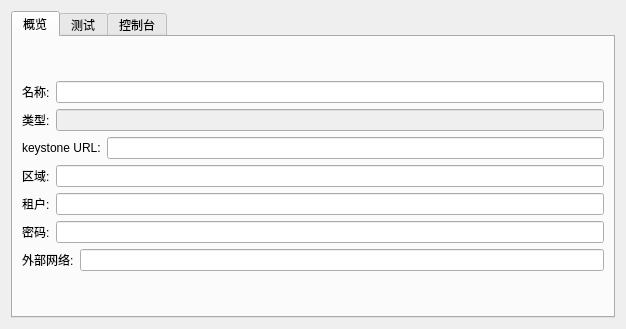
<?xml version="1.0" encoding="UTF-8"?>
<ui version="4.0">
 <class>nfcProjectForm</class>
 <widget class="QWidget" name="nfcProjectForm">
  <property name="geometry">
   <rect>
    <x>0</x>
    <y>0</y>
    <width>626</width>
    <height>329</height>
   </rect>
  </property>
  <property name="sizePolicy">
   <sizepolicy hsizetype="Expanding" vsizetype="Expanding">
    <horstretch>0</horstretch>
    <verstretch>0</verstretch>
   </sizepolicy>
  </property>
  <property name="windowTitle">
   <string>Form</string>
  </property>
  <layout class="QGridLayout" name="gridLayout_4">
   <item row="0" column="0">
    <widget class="QTabWidget" name="tabWidget">
     <property name="tabPosition">
      <enum>QTabWidget::North</enum>
     </property>
     <property name="currentIndex">
      <number>0</number>
     </property>
     <widget class="QWidget" name="tab">
      <attribute name="title">
       <string>概览</string>
      </attribute>
      <layout class="QGridLayout" name="gridLayout_2">
       <item row="0" column="0">
        <layout class="QVBoxLayout" name="verticalLayout">
         <item>
          <layout class="QHBoxLayout" name="horizontalLayout_2">
           <item>
            <widget class="QLabel" name="label">
             <property name="text">
              <string>名称:</string>
             </property>
            </widget>
           </item>
           <item>
            <widget class="QLineEdit" name="projectName"/>
           </item>
          </layout>
         </item>
         <item>
          <layout class="QHBoxLayout" name="horizontalLayout_3">
           <item>
            <widget class="QLabel" name="label_2">
             <property name="text">
              <string>类型:</string>
             </property>
            </widget>
           </item>
           <item>
            <widget class="QLineEdit" name="projectType">
             <property name="enabled">
              <bool>false</bool>
             </property>
            </widget>
           </item>
          </layout>
         </item>
         <item>
          <layout class="QHBoxLayout" name="horizontalLayout_4">
           <item>
            <widget class="QLabel" name="label_3">
             <property name="text">
              <string>keystone URL:</string>
             </property>
            </widget>
           </item>
           <item>
            <widget class="QLineEdit" name="keystoneURL"/>
           </item>
          </layout>
         </item>
         <item>
          <layout class="QHBoxLayout" name="horizontalLayout_7">
           <item>
            <widget class="QLabel" name="label_6">
             <property name="text">
              <string>区域:</string>
             </property>
            </widget>
           </item>
           <item>
            <widget class="QLineEdit" name="regionName"/>
           </item>
          </layout>
         </item>
         <item>
          <layout class="QHBoxLayout" name="horizontalLayout_5">
           <item>
            <widget class="QLabel" name="label_4">
             <property name="text">
              <string>租户:</string>
             </property>
            </widget>
           </item>
           <item>
            <widget class="QLineEdit" name="tenant"/>
           </item>
          </layout>
         </item>
         <item>
          <layout class="QHBoxLayout" name="horizontalLayout_6">
           <item>
            <widget class="QLabel" name="label_5">
             <property name="text">
              <string>密码:</string>
             </property>
            </widget>
           </item>
           <item>
            <widget class="QLineEdit" name="password"/>
           </item>
          </layout>
         </item>
         <item>
          <layout class="QHBoxLayout" name="horizontalLayout">
           <item>
            <widget class="QLabel" name="label_8">
             <property name="text">
              <string>外部网络:</string>
             </property>
            </widget>
           </item>
           <item>
            <widget class="QLineEdit" name="publicNetwork"/>
           </item>
          </layout>
         </item>
        </layout>
       </item>
      </layout>
     </widget>
     <widget class="QWidget" name="tab_3">
      <attribute name="title">
       <string>测试</string>
      </attribute>
      <layout class="QGridLayout" name="gridLayout">
       <item row="0" column="0">
        <layout class="QHBoxLayout" name="horizontalLayout_10">
         <item>
          <layout class="QVBoxLayout" name="verticalLayout_3">
           <item>
            <widget class="QGroupBox" name="groupBox">
             <property name="title">
              <string>测试类型:</string>
             </property>
             <layout class="QGridLayout" name="gridLayout_3">
              <item row="0" column="0">
               <layout class="QVBoxLayout" name="verticalLayout_2">
                <item>
                 <widget class="QCheckBox" name="checkBox">
                  <property name="text">
                   <string>CheckBox</string>
                  </property>
                 </widget>
                </item>
                <item>
                 <widget class="QCheckBox" name="checkBox_2">
                  <property name="text">
                   <string>CheckBox</string>
                  </property>
                 </widget>
                </item>
                <item>
                 <widget class="QCheckBox" name="checkBox_3">
                  <property name="text">
                   <string>CheckBox</string>
                  </property>
                 </widget>
                </item>
                <item>
                 <widget class="QCheckBox" name="checkBox_4">
                  <property name="text">
                   <string>CheckBox</string>
                  </property>
                 </widget>
                </item>
               </layout>
              </item>
             </layout>
            </widget>
           </item>
           <item>
            <layout class="QHBoxLayout" name="horizontalLayout_9">
             <item>
              <widget class="QLabel" name="label_9">
               <property name="text">
                <string>测试版本:</string>
               </property>
              </widget>
             </item>
             <item>
              <widget class="QLineEdit" name="version"/>
             </item>
            </layout>
           </item>
           <item>
            <layout class="QHBoxLayout" name="horizontalLayout_8">
             <item>
              <widget class="QLabel" name="label_7">
               <property name="text">
                <string>当前测试:</string>
               </property>
              </widget>
             </item>
             <item>
              <widget class="QLineEdit" name="currentTest"/>
             </item>
            </layout>
           </item>
           <item>
            <layout class="QHBoxLayout" name="horizontalLayout_11">
             <item>
              <widget class="QPushButton" name="pushButton">
               <property name="text">
                <string>开始测试</string>
               </property>
              </widget>
             </item>
             <item>
              <widget class="QPushButton" name="pushButton_2">
               <property name="text">
                <string>暂停测试</string>
               </property>
              </widget>
             </item>
             <item>
              <widget class="QPushButton" name="pushButton_3">
               <property name="text">
                <string>终止测试</string>
               </property>
              </widget>
             </item>
            </layout>
           </item>
          </layout>
         </item>
         <item>
          <widget class="QTableWidget" name="tableWidget">
           <column>
            <property name="text">
             <string>虚拟机名称</string>
            </property>
           </column>
           <column>
            <property name="text">
             <string>虚拟机UUID</string>
            </property>
           </column>
           <column>
            <property name="text">
             <string>浮动IP</string>
            </property>
           </column>
          </widget>
         </item>
        </layout>
       </item>
      </layout>
     </widget>
     <widget class="QWidget" name="tab_2">
      <attribute name="title">
       <string>控制台</string>
      </attribute>
      <layout class="QGridLayout" name="gridLayout_5">
       <item row="0" column="0">
        <widget class="QTextBrowser" name="textBrowser"/>
       </item>
      </layout>
     </widget>
    </widget>
   </item>
  </layout>
 </widget>
 <resources/>
 <connections/>
</ui>
